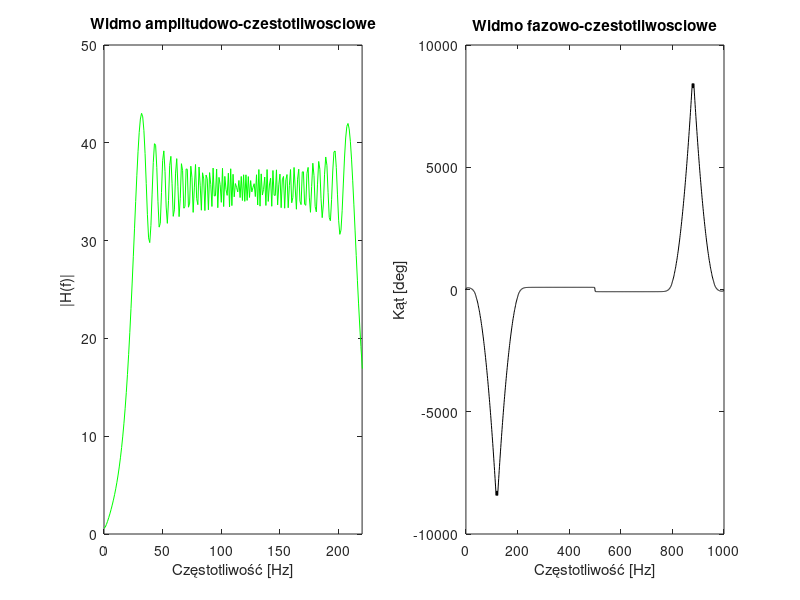
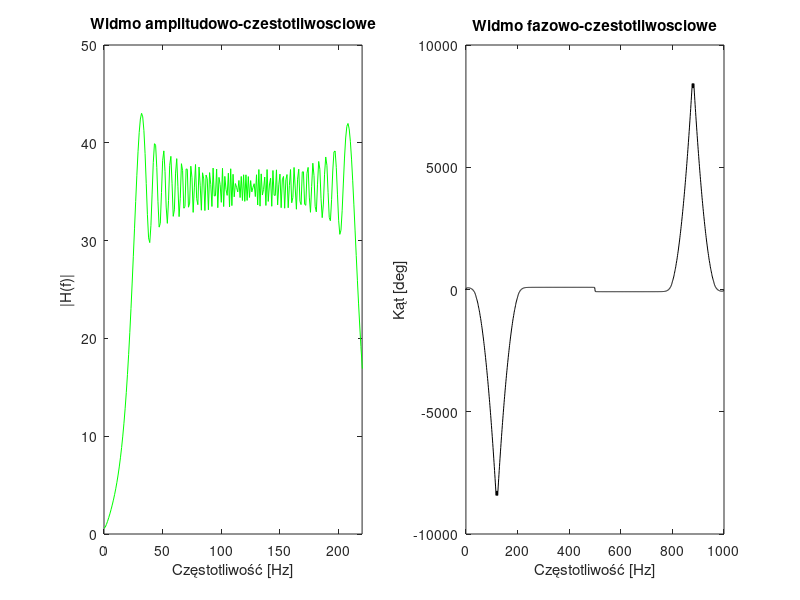
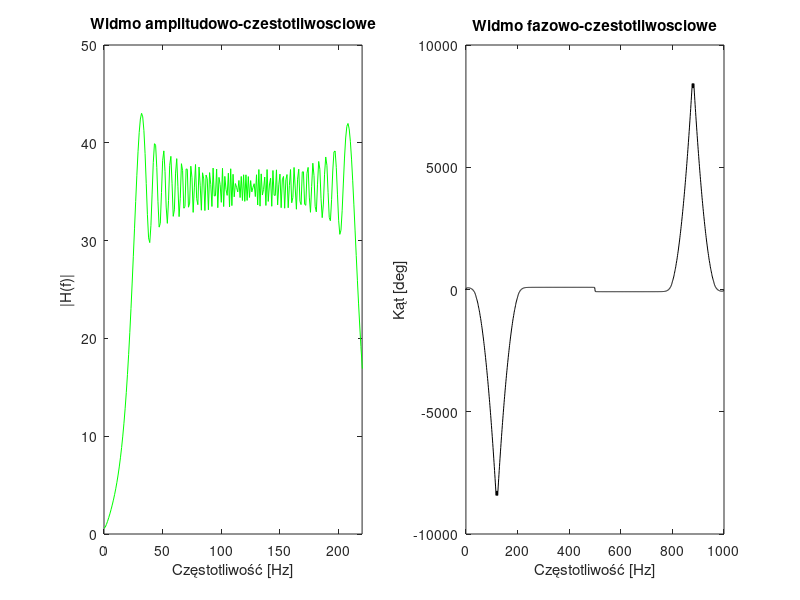

Reproduce these figures in MATLAB, in order.
%% Parametry
Fs=1000;
N= 1000;
%% Wzory 
t=[0:N-1]/Fs;
T=N/Fs; %N = Fs*T
f=[0:N-1]/N*Fs;
dt=1/Fs;
df=1/T;
k=0:1:N-1
%% Sygnał
x=chirp(t,20,1,220);


%% FFT implementacja
for p=0:1:N-1
    x1=  x .* exp((-i*2*pi*k*p)./N);
    y1(p+1)=sum(x1);
    x2=  x .* (cos((-2*pi*k*p)/N) + i*sin((-2*pi*k*p)/N)); %Wzor Eulera 
    y2(p+1)=sum(x2); 
end
%% Plot FFT z funkcji
y=fft(x);

m=abs(y); % magnitude of X(jw)
p=rad2deg(unwrap(angle(y)));% unwraped phase

figure(1);
subplot(1,2,1)
plot(f,m,'green');
xlabel('Częstotliwość [Hz]');
ylabel('|H(f)|')  
xlim([0 220])
title('Widmo amplitudowo-czestotliwosciowe');
subplot(1,2,2),plot(f,p,'black');
xlabel('Częstotliwość [Hz]');
ylabel('Kąt [deg]');
title('Widmo fazowo-czestotliwosciowe')
%% Plot FFT implementacja 
p1=rad2deg(unwrap(angle(y1)));% unwraped phase
m1=abs(y1);
figure(2)
title('Implementacja')
subplot(1,2,1), plot(f,m1,'green');
xlabel('Częstotliwość [Hz]');
ylabel('|H(f)|')  
xlim([0 220])
title('Widmo amplitudowo-czestotliwosciowe');

subplot(1,2,2), plot(f,p1,'black');
xlabel('Częstotliwość [Hz]');
ylabel('Kąt [deg]')
title('Widmo fazowo-czestotliwosciowe')

%% Plot FFT implementacja EULER
p2=rad2deg(unwrap(angle(y2)));% unwraped phase
m2=abs(y2);
figure(3)
title('Implementacja ze wzorem Eulera')
subplot(1,2,1), plot(f,m2,'green');
xlabel('Częstotliwość [Hz]');
ylabel('|H(f)|')  
xlim([0 220])
title('Widmo amplitudowo-czestotliwosciowe');
subplot(1,2,2), plot(f,p2,'black');
xlabel('Częstotliwość [Hz]');
ylabel('Kąt [deg]')
title('Widmo fazowo-czestotliwosciowe')

